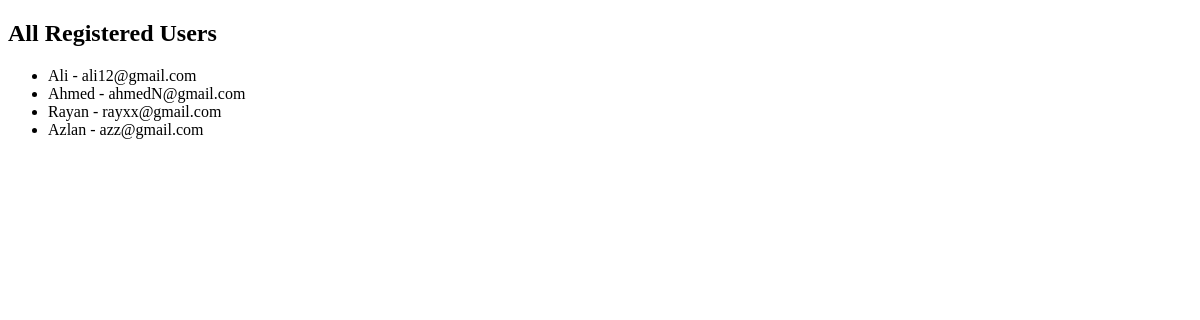
The app's page /allusers, older data.
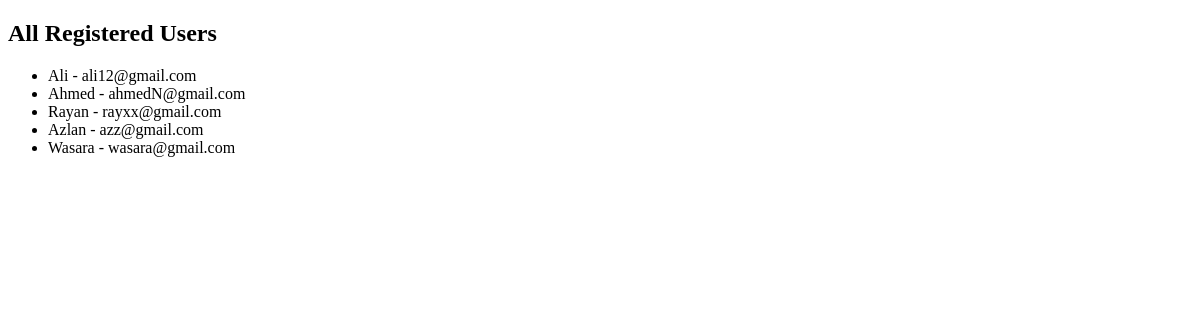
The same page, newer data.
### tables this page shows
CREATE TABLE Users (
    username TEXT PRIMARY KEY,
    email TEXT UNIQUE NOT NULL,
    password TEXT NOT NULL,
    description TEXT,
    noOfBooksRead INTEGER DEFAULT 0
);

### app.py (the view)
@app.route("/allusers")
def all_users():
    conn = get_db_connection()
    cursor = conn.execute("SELECT * FROM Users")
    users = cursor.fetchall()
    conn.close()
    return render_template("allusers.html", users=users)

### app.py (called while the page is built)
def get_db_connection():
    conn = sqlite3.connect(DATABASE)
    conn.row_factory = sqlite3.Row
    return conn

### templates/allusers.html (shortened to what this page needs)
<!DOCTYPE html>
<html>
<head>
<body>
<h2>All Registered Users</h2>
<ul>   {% for user in users %}
    <li>{{ user['username'] }} - {{ user['email'] }}</li>
    {% endfor %} </ul>
</body>
</html>

Row changes from the older to the newer data that the page shows:
added Users: username "Wasara", email "wasara@gmail.com"
